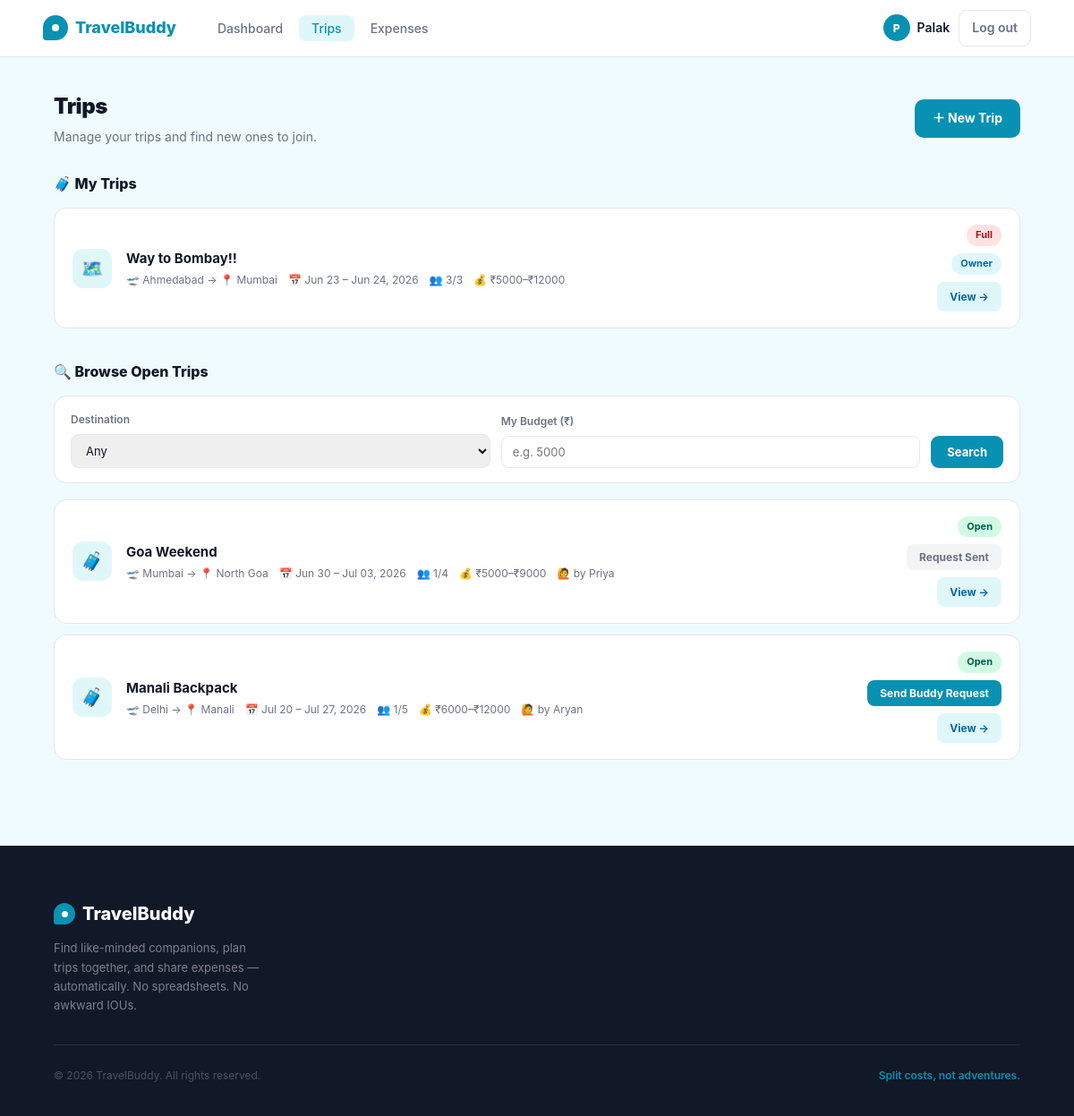
The page /trips (signed in) on the database its author committed.
### app/models.py (models this page shows, shortened)
class User(db.Model, UserMixin):
    __tablename__ = 'users'
    id             = db.Column(db.Integer, primary_key=True)
    name           = db.Column(db.String(100), nullable=False)
    email          = db.Column(db.String(150), unique=True, nullable=False)
    password_hash  = db.Column(db.String(255), nullable=False)
    travel_style   = db.Column(db.String(50), default='flexible')
    bio            = db.Column(db.Text, default='')
    interests      = db.Column(db.String(255), default='')
    phone          = db.Column(db.String(20), default='')
    created_at     = db.Column(db.DateTime, default=lambda: datetime.now(timezone.utc))
    api_key        = db.Column(db.String(64), unique=True, nullable=True, index=True)
    owned_trips    = db.relationship('Trip', back_populates='owner', lazy='dynamic')
    memberships    = db.relationship('TripMember', back_populates='user', lazy='dynamic')
    expenses_paid  = db.relationship('Expense', back_populates='paid_by', lazy='dynamic')
    def _all_trip_ids(self):
        owned = [t.id for t in Trip.query.filter_by(owner_id=self.id).all()]
        joined = [m.trip_id for m in
                  TripMember.query.filter_by(user_id=self.id, status='accepted').all()]
        return list(set(owned + joined))

class Trip(db.Model):
    __tablename__ = 'trips'
    __table_args__ = (
        db.Index('ix_trips_owner_status', 'owner_id', 'status'),
        db.Index('ix_trips_public_start', 'is_public', 'start_date'),
    )
    id          = db.Column(db.Integer, primary_key=True)
    owner_id    = db.Column(db.Integer, db.ForeignKey('users.id'), nullable=False)
    title       = db.Column(db.String(150), nullable=False)
    destination = db.Column(db.String(150), nullable=False)
    departure_city = db.Column(db.String(100), default='')
    start_date  = db.Column(db.Date, nullable=False)
    end_date    = db.Column(db.Date, nullable=False)
    description = db.Column(db.Text, default='')
    budget_min  = db.Column(db.Float, default=0)
    budget_max  = db.Column(db.Float, default=0)
    max_members = db.Column(db.Integer, default=4)
    status      = db.Column(db.String(20), default='OPEN')
    join_deadline           = db.Column(db.DateTime, nullable=True)
    open_roster             = db.Column(db.Boolean, default=False, nullable=False,
                                        server_default='0')
    confirmation_deadline   = db.Column(db.DateTime, nullable=True)
    confirmation_started_at = db.Column(db.DateTime, nullable=True)
    cancelled_at            = db.Column(db.DateTime, nullable=True)
    is_public   = db.Column(db.Boolean, default=True)
    created_at  = db.Column(db.DateTime, default=lambda: datetime.now(timezone.utc))
    owner    = db.relationship('User', back_populates='owned_trips')
    members  = db.relationship('TripMember', back_populates='trip', lazy='dynamic',
                               cascade='all, delete-orphan')
    expenses = db.relationship('Expense', back_populates='trip', lazy='dynamic',
                               cascade='all, delete-orphan')
    @property
    def joining_closed(self):
        if self.status and self.status.upper() != 'OPEN':
            return True
        now_naive = datetime.utcnow()
        if self.join_deadline is not None:
            dl = self.join_deadline
            if dl.tzinfo is not None:
                dl = dl.replace(tzinfo=None)
            return now_naive >= dl
        return _date.today() >= (self.start_date - timedelta(days=1))
    def is_open(self):
        return self.status and self.status.upper() == 'OPEN'
    def is_active(self):
        return self.status and self.status.upper() == 'ACTIVE'
    def is_completed(self):
        return self.status and self.status.upper() == 'COMPLETED'
    def is_cancelled(self):
        return self.status and self.status.upper() == 'CANCELLED'
    def member_count(self):
        return self.members.filter_by(status='accepted').count() + 1  # +1 for owner
    def is_full(self):
        return self.member_count() >= self.max_members

### app/trips/routes.py (the view)
@trips.route('/trips')
def index():
    my_trips = []
    pending_ids = set()
    accepted_ids = set()
    if current_user.is_authenticated:
        my_trip_ids = current_user._all_trip_ids()
        my_trips = Trip.query.filter(Trip.id.in_(my_trip_ids)).all() if my_trip_ids else []
        pending_ids = {m.trip_id for m in
                       TripMember.query.filter_by(user_id=current_user.id, status='pending').all()}
        accepted_ids = {m.trip_id for m in
                        TripMember.query.filter_by(user_id=current_user.id, status='accepted').all()}
        my_trip_ids_set = set(my_trip_ids)
    else:
        my_trip_ids_set = set()
    query = Trip.query.filter(
        Trip.is_public == True,   # noqa: E712
        Trip.status == 'OPEN'
    )
    if my_trip_ids_set:
        query = query.filter(~Trip.id.in_(my_trip_ids_set))
    destination = request.args.get('destination', '').strip()
    budget = request.args.get('budget', '').strip()
    page = request.args.get('page', 1, type=int)
    if destination:
        query = query.filter(Trip.destination == destination)
    if budget:
        try:
            b = float(budget)
            query = query.filter(Trip.budget_min <= b)
        except ValueError:
            pass
    pagination = query.order_by(Trip.start_date.asc()).paginate(
        page=page, per_page=BROWSE_PER_PAGE, error_out=False
    )
    browse_trips = pagination.items
    return render_template('trips/index.html',
        my_trips=my_trips,
        browse_trips=browse_trips,
        pagination=pagination,
        pending_ids=pending_ids,
        accepted_ids=accepted_ids,
        destination=destination,
        budget=budget,
        city_choices=GUJARAT_CITIES + NEARBY_CITIES,
        today=date.today()
    )

### app/models.py (called while the page is built)
@login_manager.user_loader
def load_user(user_id):
    return db.session.get(User, int(user_id))

### app/templates/trips/index.html (shortened to what this page needs)
{% extends "base.html" %}
{% block content %}
<div class="trips-page">
  <div class="trips-inner">
    <div class="page-header">
      <div>
        <h1 class="page-title">Trips</h1>
        <p class="page-subtitle">
          {% if current_user.is_authenticated %}
            Manage your trips and find new ones to join.
          {% else %}
            Browse open trips — <a href="{{ url_for('auth.login') }}" style="color:var(--green);font-weight:700;">log in</a> to join or create trips.
          {% endif %}
        </p>
      </div>
      {% if current_user.is_authenticated %}
        <a href="{{ url_for('trips.create') }}" class="btn-primary">＋ New Trip</a>
      {% endif %}
    </div>
    {% if current_user.is_authenticated %}
    <div class="section">
      <div class="section-title">🧳 My Trips</div>
      {% if my_trips %}
        <div class="trip-cards">
          {% for trip in my_trips %}
          <div class="trip-card">
            <div class="trip-icon">🗺️</div>
            <div class="trip-info">
              <div class="trip-name"><a href="{{ url_for('trips.detail', trip_id=trip.id) }}">{{ trip.title }}</a></div>
              <div class="trip-meta">
                <span>🛫 {% if trip.departure_city %}{{ trip.departure_city }}{% else %}—{% endif %} → 📍 {{ trip.destination }}</span>
                <span>📅 {{ trip.start_date.strftime('%b %d') }} – {{ trip.end_date.strftime('%b %d, %Y') }}</span>
                <span>👥 {{ trip.member_count() }}/{{ trip.max_members }}</span>
                {% if trip.budget_min or trip.budget_max %}<span>💰 ₹{{ "%.0f"|format(trip.budget_min) }}–₹{{ "%.0f"|format(trip.budget_max) }}</span>{% endif %}
              </div>
            </div>
            <div class="trip-right">
              {% if trip.is_cancelled() %}
                <span class="badge badge-join-closed">{{ trip.status_label }}</span>
              {% elif trip.is_active() %}
                <span class="badge badge-active">{{ trip.status_label }}</span>
              {% elif trip.is_completed() %}
                <span class="badge badge-completed">{{ trip.status_label }}</span>
              {% elif trip.is_open() and trip.is_full() %}
                <span class="badge badge-full">Full</span>
              {% elif trip.is_open() and trip.joining_closed %}
                <span class="badge badge-join-closed">Join Closed</span>
              {% elif trip.is_open() %}
                <span class="badge badge-open">{{ trip.status_label }}</span>
              {% else %}
                <span class="badge badge-upcoming">{{ trip.status_label }}</span>
              {% endif %}
              {% if trip.owner_id == current_user.id %}
                <span class="badge badge-owner">Owner</span>
              {% endif %}
              <a href="{{ url_for('trips.detail', trip_id=trip.id) }}" class="btn-small btn-view">View →</a>
            </div>
          </div>
          {% endfor %}
        </div>
      {% endif %}
    </div>
    {% endif %}
    <div class="section">
      <div class="section-title">🔍 Browse Open Trips</div>
      <form method="GET" action="{{ url_for('trips.index') }}" class="filter-bar">
        <div class="filter-field">
          <label>Destination</label>
          <select name="destination">
            <option value="">Any</option>
          </select>
        </div>
        <div class="filter-field">
          <label>My Budget (₹)</label>
          <input type="number" name="budget" placeholder="e.g. 5000" value="{{ budget }}">
        </div>
        <button type="submit" class="btn-filter">Search</button>
      </form>
      {% if browse_trips %}
        <div class="trip-cards">
          {% for trip in browse_trips %}
          <div class="trip-card">
            <div class="trip-icon">🧳</div>
            <div class="trip-info">
              <div class="trip-name">
                {% if current_user.is_authenticated %}
                  <a href="{{ url_for('trips.detail', trip_id=trip.id) }}">{{ trip.title }}</a>
                {% else %}
                  <a href="{{ url_for('auth.login') }}">{{ trip.title }}</a>
                {% endif %}
              </div>
              <div class="trip-meta">
                <span>🛫 {% if trip.departure_city %}{{ trip.departure_city }}{% else %}—{% endif %} → 📍 {{ trip.destination }}</span>
                <span>📅 {{ trip.start_date.strftime('%b %d') }} – {{ trip.end_date.strftime('%b %d, %Y') }}</span>
                <span>👥 {{ trip.member_count() }}/{{ trip.max_members }}</span>
                {% if trip.budget_min or trip.budget_max %}<span>💰 ₹{{ "%.0f"|format(trip.budget_min) }}–₹{{ "%.0f"|format(trip.budget_max) }}</span>{% endif %}
                {% if current_user.is_authenticated %}
                  <span>🙋 by {{ trip.owner.name.split()[0] }}</span>
                {% endif %}
              </div>
            </div>
            <div class="trip-right">
              {% if trip.is_full() %}
                <span class="badge badge-full">Full</span>
              {% elif trip.joining_closed %}
                <span class="badge badge-join-closed">Join Closed</span>
              {% else %}
                <span class="badge badge-open">Open</span>
              {% endif %}
              {% if current_user.is_authenticated %}
                {% if trip.id in accepted_ids %}
                  <span class="badge badge-owner">Joined</span>
                {% elif trip.id in pending_ids %}
                  <button class="btn-small btn-pending" disabled>Request Sent</button>
                {% elif not trip.joining_closed and not trip.is_full() %}
                  <form method="POST" action="{{ url_for('trips.send_request', trip_id=trip.id) }}">
                    <button type="submit" class="btn-small btn-request">Send Buddy Request</button>
                  </form>
                {% endif %}
                <a href="{{ url_for('trips.detail', trip_id=trip.id) }}" class="btn-small btn-view">View →</a>
              {% else %}
                <a href="{{ url_for('auth.login') }}" class="btn-guest-login">🔒 Login to Join</a>
              {% endif %}
            </div>
          </div>
          {% endfor %}
        </div>
      {% else %}
        <div class="empty-state">
          <div class="empty-icon">🤷</div>
          <h4>No open trips found</h4>
          <p>Try adjusting your filters, or check back later for new trips.</p>
        </div>
      {% endif %}
    </div>
  </div>
</div>
{% endblock %}

### app/templates/base.html (shortened to what this page needs)
<!DOCTYPE html>
<html lang="en">
<head>
</head>
<body>
<nav>
  <a href="{{ url_for('main.home') }}" class="logo">
    <div class="logo-icon"></div>
    TravelBuddy
  </a>
  {% if current_user.is_authenticated %}
    <ul class="nav-links">
      <li><a href="{{ url_for('dashboard.index') }}" {% if request.endpoint == 'dashboard.index' %}class="active"{% endif %}>Dashboard</a></li>
      <li><a href="{{ url_for('trips.index') }}" {% if request.endpoint and request.endpoint.startswith('trips.') %}class="active"{% endif %}>Trips</a></li>
      <li><a href="{{ url_for('expenses.my_expenses') }}" {% if request.endpoint == 'expenses.my_expenses' %}class="active"{% endif %}>Expenses</a></li>
    </ul>
    <div class="nav-right">
      <div class="nav-user">
        <div class="nav-avatar">{{ current_user.name[0].upper() }}</div>
        <a href="{{ url_for('profile.view') }}" style="color:inherit;">{{ current_user.name.split()[0] }}</a>
      </div>
      <a href="{{ url_for('auth.logout') }}" class="btn-logout">Log out</a>
    </div>
  {% endif %}
</nav>
{% block content %}{% endblock %}
<footer>
  <div class="footer-inner">
    <div class="footer-top">
      <div class="footer-brand">
        <div class="footer-logo">
          <div class="footer-logo-icon"></div>
          TravelBuddy
        </div>
        <p>Find like-minded companions, plan trips together, and share expenses — automatically. No spreadsheets. No awkward IOUs.</p>
      </div>
    </div>
    <div class="footer-bottom">
      <p class="footer-copy">© 2026 TravelBuddy. All rights reserved.</p>
      <p class="footer-tagline-bottom">Split costs, not adventures.</p>
    </div>
  </div>
</footer>
</body>
</html>

### rows shown on the page
User: name "P", name "Palak"
Trip: title "Way to Bombay!!", departure_city "Ahmedabad", destination "Mumbai", start_date "Jun 23", end_date "Jun 24, 2026", member_count "3", max_members "3", budget_min "5000", budget_max "12000", status "Full", shows "Owner"
Trip: title "Goa Weekend", departure_city "Mumbai", destination "North Goa", start_date "Jun 30", end_date "Jul 03, 2026", member_count "1", max_members "4", budget_min "5000", budget_max "9000", owner.name "Priya", status "Open", shows "Request Sent"
Trip: title "Manali Backpack", departure_city "Delhi", destination "Manali", start_date "Jul 20", end_date "Jul 27, 2026", member_count "1", max_members "5", budget_min "6000", budget_max "12000", owner.name "Aryan", status "Open"
